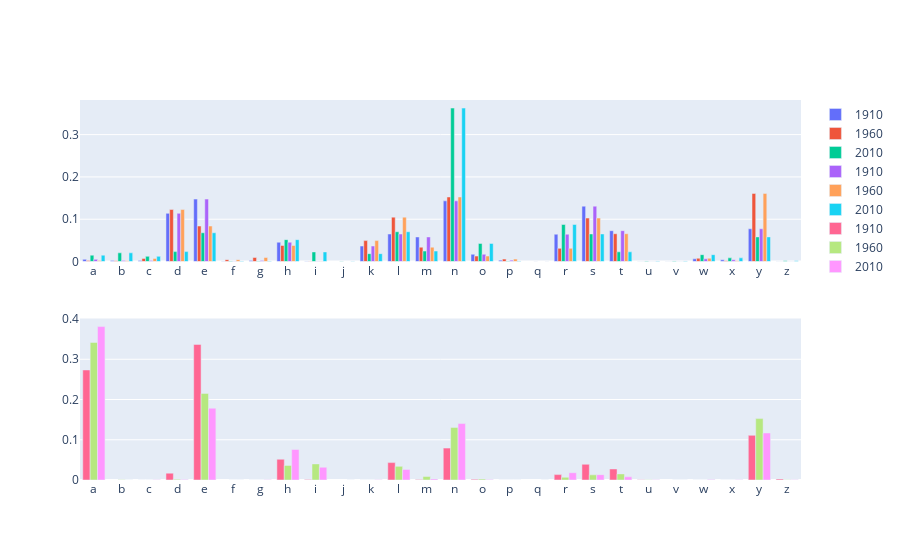

Notebook code for this chart:
### Code cell
fig.show()

### Figure 1 — Plotly figure (JSON) as saved in the notebook; plotly's stock layout.template omitted (floating-point values rounded to 4 significant figures)
{"data": [{"name": "1910", "type": "bar", "x": ["a", "b", "c", "d", "e", "f", "g", "h", "i", "j", "k", "l", "m", "n", "o", "p", "q", "r", "s", "t", "u", "v", "w", "x", "y", "z"], "xaxis": "x", "y": [0.005031, 0.002116, 0.002482, 0.1139, 0.1476, 0.0007827, 0.00225, 0.04556, 0.0008445, null, 0.03658, 0.06502, 0.05804, 0.1434, 0.01707, 0.003172, null, 0.06448, 0.1308, 0.07288, 0.0001236, 0.0001133, 0.006329, 0.003965, 0.07735, 0.0001699], "yaxis": "y"}, {"name": "1960", "type": "bar", "x": ["a", "b", "c", "d", "e", "f", "g", "h", "i", "j", "k", "l", "m", "n", "o", "p", "q", "r", "s", "t", "u", "v", "w", "x", "y", "z"], "xaxis": "x", "y": [0.00244, 0.001834, 0.007257, 0.1229, 0.08385, 0.004325, 0.009488, 0.03791, 0.000603, null, 0.04938, 0.1049, 0.03383, 0.1525, 0.01283, 0.005675, null, 0.03103, 0.1027, 0.06565, 5.721e-05, 3.658e-05, 0.007711, 0.001851, 0.161, 0.0001838], "yaxis": "y"}, {"name": "2010", "type": "bar", "x": ["a", "b", "c", "d", "e", "f", "g", "h", "i", "j", "k", "l", "m", "n", "o", "p", "q", "r", "s", "t", "u", "v", "w", "x", "y", "z"], "xaxis": "x", "y": [0.01498, 0.02047, 0.01218, 0.02339, 0.06796, 0.001188, 0.001404, 0.05167, 0.02263, 0.0007685, 0.01854, 0.07037, 0.02466, 0.3628, 0.04268, 0.001269, 0.0001802, 0.08748, 0.06514, 0.02286, 0.001221, 0.001434, 0.01615, 0.008614, 0.05817, 0.001831], "yaxis": "y"}, {"name": "1910", "type": "bar", "x": ["a", "b", "c", "d", "e", "f", "g", "h", "i", "j", "k", "l", "m", "n", "o", "p", "q", "r", "s", "t", "u", "v", "w", "x", "y", "z"], "xaxis": "x", "y": [0.005031, 0.002116, 0.002482, 0.1139, 0.1476, 0.0007827, 0.00225, 0.04556, 0.0008445, null, 0.03658, 0.06502, 0.05804, 0.1434, 0.01707, 0.003172, null, 0.06448, 0.1308, 0.07288, 0.0001236, 0.0001133, 0.006329, 0.003965, 0.07735, 0.0001699], "yaxis": "y"}, {"name": "1960", "type": "bar", "x": ["a", "b", "c", "d", "e", "f", "g", "h", "i", "j", "k", "l", "m", "n", "o", "p", "q", "r", "s", "t", "u", "v", "w", "x", "y", "z"], "xaxis": "x", "y": [0.00244, 0.001834, 0.007257, 0.1229, 0.08385, 0.004325, 0.009488, 0.03791, 0.000603, null, 0.04938, 0.1049, 0.03383, 0.1525, 0.01283, 0.005675, null, 0.03103, 0.1027, 0.06565, 5.721e-05, 3.658e-05, 0.007711, 0.001851, 0.161, 0.0001838], "yaxis": "y"}, {"name": "2010", "type": "bar", "x": ["a", "b", "c", "d", "e", "f", "g", "h", "i", "j", "k", "l", "m", "n", "o", "p", "q", "r", "s", "t", "u", "v", "w", "x", "y", "z"], "xaxis": "x", "y": [0.01498, 0.02047, 0.01218, 0.02339, 0.06796, 0.001188, 0.001404, 0.05167, 0.02263, 0.0007685, 0.01854, 0.07037, 0.02466, 0.3628, 0.04268, 0.001269, 0.0001802, 0.08748, 0.06514, 0.02286, 0.001221, 0.001434, 0.01615, 0.008614, 0.05817, 0.001831], "yaxis": "y"}, {"name": "1910", "type": "bar", "x": ["a", "b", "c", "d", "e", "f", "g", "h", "i", "j", "k", "l", "m", "n", "o", "p", "q", "r", "s", "t", "u", "v", "w", "x", "y", "z"], "xaxis": "x2", "y": [0.2734, null, 1.261e-05, 0.01703, 0.3369, null, 0.0001438, 0.05153, 0.001526, null, 0.0001211, 0.04319, 0.001201, 0.07924, 0.00166, 1.766e-05, null, 0.01339, 0.03904, 0.02744, 0.0006836, null, 2.018e-05, 1.514e-05, 0.111, 0.002439], "yaxis": "y2"}, {"name": "1960", "type": "bar", "x": ["a", "b", "c", "d", "e", "f", "g", "h", "i", "j", "k", "l", "m", "n", "o", "p", "q", "r", "s", "t", "u", "v", "w", "x", "y", "z"], "xaxis": "x2", "y": [0.3419, 0.0003432, 2.423e-05, 0.001844, 0.2151, 9.891e-06, 0.0001573, 0.03622, 0.03997, null, 0.0001558, 0.03387, 0.008613, 0.1307, 0.002439, 2.324e-05, null, 0.006764, 0.01276, 0.0152, 0.0005742, 6.033e-05, 3.116e-05, 3.66e-05, 0.1526, 0.0006592], "yaxis": "y2"}, {"name": "2010", "type": "bar", "x": ["a", "b", "c", "d", "e", "f", "g", "h", "i", "j", "k", "l", "m", "n", "o", "p", "q", "r", "s", "t", "u", "v", "w", "x", "y", "z"], "xaxis": "x2", "y": [0.3812, 0.0002558, 0.0005378, 0.001482, 0.1784, 5.514e-05, 0.0003735, 0.07585, 0.03173, 9.039e-05, 0.0003559, 0.02636, 0.002588, 0.1402, 0.001243, 1.99e-05, 3.013e-05, 0.01803, 0.01333, 0.00783, 0.0004173, 0.0001165, 0.001182, 0.0007271, 0.1168, 0.0007038], "yaxis": "y2"}], "layout": {"xaxis": {"anchor": "y", "domain": [0, 1]}, "xaxis2": {"anchor": "y2", "domain": [0, 1]}, "yaxis": {"anchor": "x", "domain": [0.575, 1]}, "yaxis2": {"anchor": "x2", "domain": [0, 0.425]}}}
